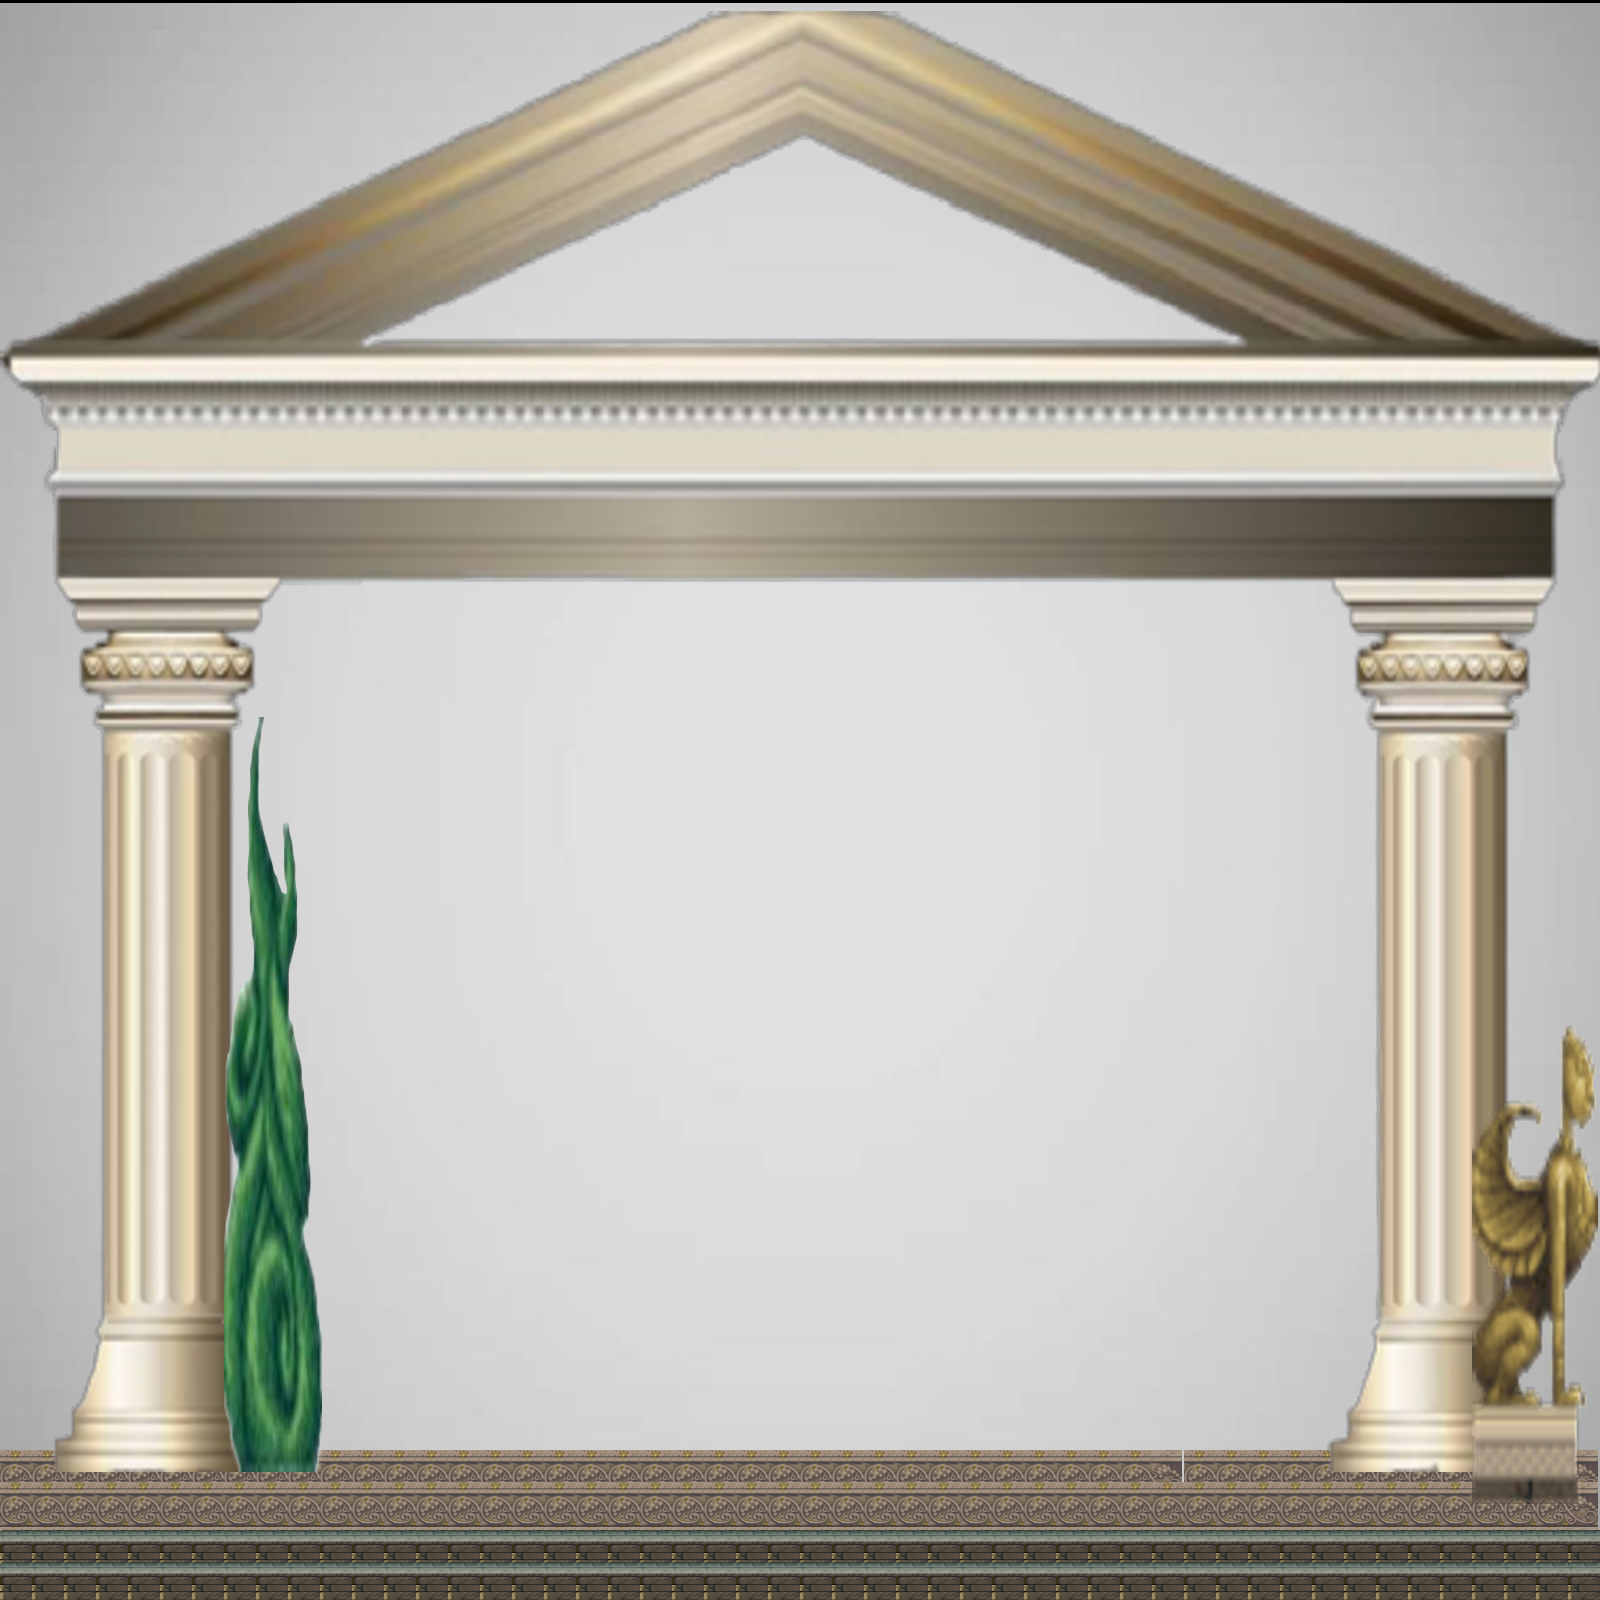

A level layout from a 2D game, rendered from its tile map. Below: a short description, then the map file with tile-grid data replaced by summaries:
An orthogonal 50x50 tile map with 32x32 px tiles, 3 tile layers (Background, ground, Tile Layer 2) and 1 object (Ground).

<map version="1.0" tiledversion="1.1.3" orientation="orthogonal" renderorder="right-down" width="50" height="50" tilewidth="32" tileheight="32" infinite="0" nextobjectid="109">
 <tileset firstgid="1" name="pass" tilewidth="1611" tileheight="1597" tilecount="7" columns="0">
  <grid orientation="orthogonal" width="1" height="1" />
  <tile id="1">
   <image width="42" height="38" source="20200429_003549.png" />
  </tile>
  <tile id="5">
   <image width="62" height="54" source="20200429_003735.png" />
  </tile>
  <tile id="11">
   <image width="1611" height="1597" source="1.jpg" />
  </tile>
  <tile id="12">
   <image width="98" height="755" source="2.png" />
  </tile>
  <tile id="16">
   <image width="126" height="483" source="5.png" />
  </tile>
  <tile id="17">
   <image width="1611" height="1461" source="4.png" />
  </tile>
  <tile id="21">
   <image width="170" height="341" source="6.png" />
  </tile>
 </tileset>
 <layer name="Background" width="50" height="50">
  <data>[2500 cells, 6 non-empty, 2 distinct tile ids]</data>
 </layer>
 <layer name="ground" width="50" height="50">
  <data>[2500 cells, 197 non-empty, 2 distinct tile ids]</data>
 </layer>
 <layer name="Tile Layer 2" width="50" height="50">
  <data>[2500 cells, 3 non-empty, 3 distinct tile ids]</data>
 </layer>
 <objectgroup name="Ground">
  <object id="99" name="Ground" x="0" y="1520.91" width="1606.06" height="73.03" />
 </objectgroup>
</map>
